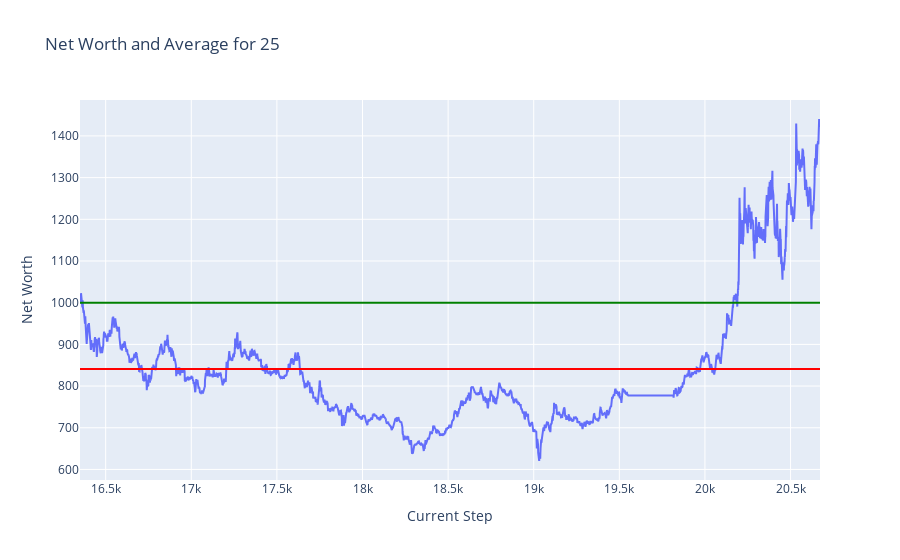
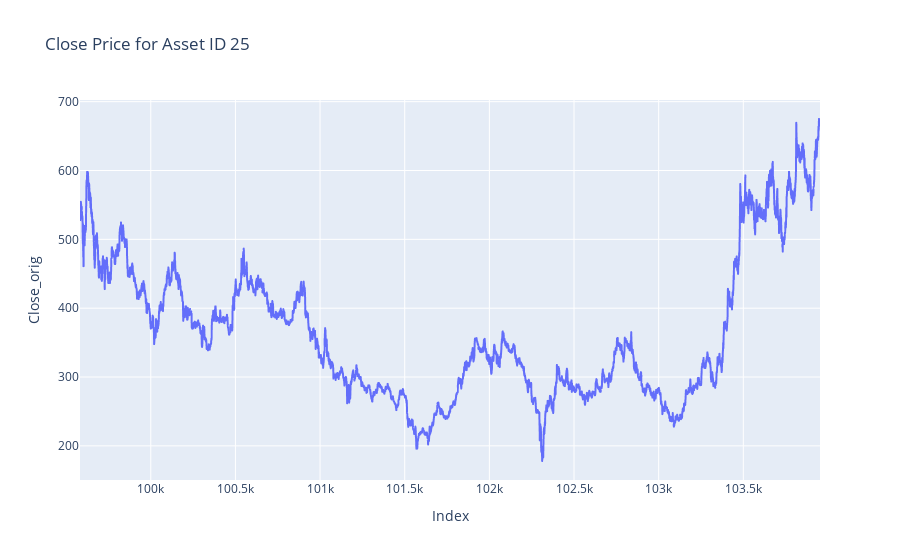

Notebook code cell kept with these figures, in order:
### Markdown cell above
## Plots

### Code cell
token = 25
plot_token_data(df = test_hist_df, token = token)
plot_close_by_asset(df= test_df, asset_id= token)

### Figure 1 — Plotly figure (JSON) as saved in the notebook; plotly's stock layout.template omitted (floating-point values rounded to 4 significant figures; data arrays with more than 128 entries replaced by an {"elided": "..."} marker saying what was removed)
{"data": [{"mode": "lines", "name": "Net Worth", "type": "scatter", "x": {"elided": "4323 int values"}, "y": {"elided": "4323 float values"}}], "layout": {"shapes": [{"line": {"color": "green"}, "name": "Net Worth = 1000", "type": "line", "x0": 0, "x1": 1, "xref": "x domain", "y0": 1000, "y1": 1000, "yref": "y"}, {"line": {"color": "red"}, "name": "Average Net Worth = 841.08", "type": "line", "x0": 0, "x1": 1, "xref": "x domain", "y0": 841.1, "y1": 841.1, "yref": "y"}], "title": {"text": "Net Worth and Average for 25"}, "xaxis": {"title": {"text": "Current Step"}}, "yaxis": {"title": {"text": "Net Worth"}}}}

### Figure 2 — Plotly figure (JSON) as saved in the notebook; plotly's stock layout.template omitted (floating-point values rounded to 4 significant figures; data arrays with more than 128 entries replaced by an {"elided": "..."} marker saying what was removed)
{"data": [{"hovertemplate": "Index=%{x}<br>Close_orig=%{y}<extra></extra>", "legendgroup": "", "line": {"color": "#636efa", "dash": "solid"}, "marker": {"symbol": "circle"}, "mode": "lines", "name": "", "showlegend": false, "type": "scattergl", "x": {"elided": "4372 int values"}, "xaxis": "x", "y": {"elided": "4372 float values"}, "yaxis": "y"}], "layout": {"legend": {"tracegroupgap": 0}, "title": {"text": "Close Price for Asset ID 25"}, "xaxis": {"anchor": "y", "domain": [0, 1], "title": {"text": "Index"}}, "yaxis": {"anchor": "x", "domain": [0, 1], "title": {"text": "Close_orig"}}}}
